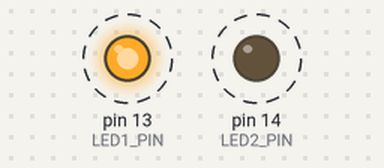
This sketch was run on a simulated Arduino Uno, built with avr-gcc and run on an emulated ATmega328P. On the bench: output pins drawn as LEDs (lit = HIGH). Dashed ring = blinking.

Above: at 0.2 s.
Timing chart, 0 to 3.0 s (numbered marks = the images above):
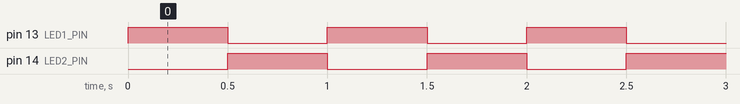

The sketch:

lab02_2.ino
```cpp
// 定义两个LED引脚
#define LED1_PIN 13
#define LED2_PIN 14

void setup() {
  // 设置两个引脚为输出模式
  pinMode(LED1_PIN, OUTPUT);
  pinMode(LED2_PIN, OUTPUT);
}

void loop() {
  // LED1亮，LED2灭
  digitalWrite(LED1_PIN, HIGH);
  digitalWrite(LED2_PIN, LOW);
  delay(500);  // 保持500ms

  // LED1灭，LED2亮
  digitalWrite(LED1_PIN, LOW);
  digitalWrite(LED2_PIN, HIGH);
  delay(500);  // 保持500ms
}
```

Measured:
- by itself, pin 13 (LED1_PIN), pin 14 (LED2_PIN): alternates HIGH for 0.50 s and LOW for 0.50 s
